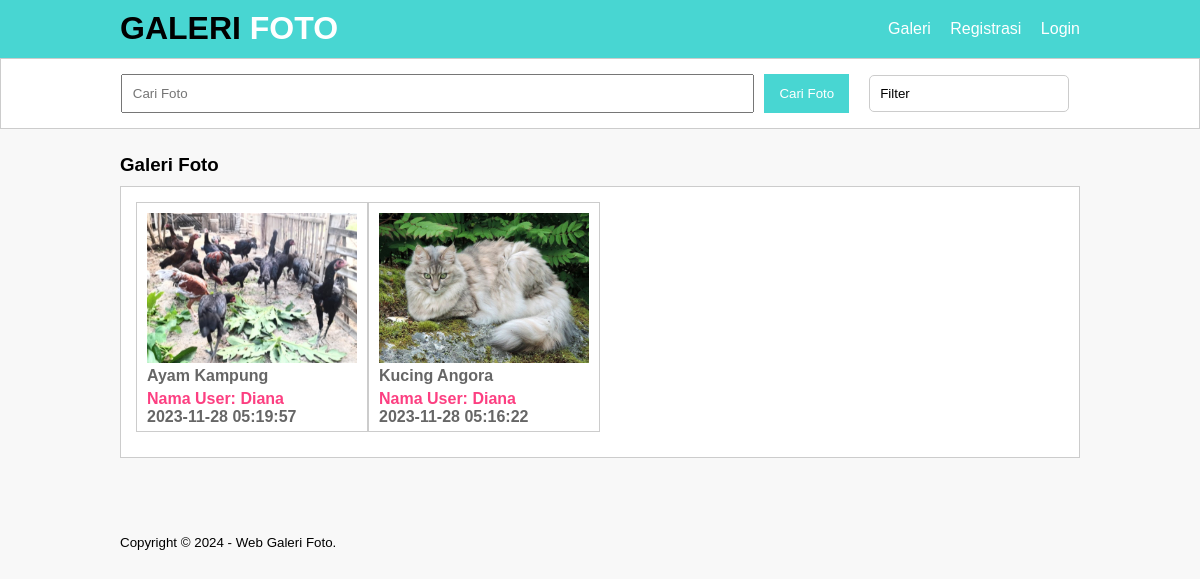
Screenshot of /galeri.php?filter=Hewan+Peliharaan with the database file from the repository.
### tables this page shows
CREATE TABLE `tb_image` (
  `image_id` int(11) NOT NULL,
  `category_id` int(11) NOT NULL,
  `category_name` varchar(100) NOT NULL,
  `admin_id` int(11) NOT NULL,
  `admin_name` varchar(100) NOT NULL,
  `image_name` varchar(100) NOT NULL,
  `image_description` text NOT NULL,
  `image` varchar(100) NOT NULL,
  `image_status` tinyint(1) NOT NULL,
  `date_created` timestamp NOT NULL DEFAULT current_timestamp() ON UPDATE current_timestamp()
);

### galeri.php (the view, shortened to what this page needs)
<?php
include 'db.php';
$where = "WHERE image_status = 1";
if (!empty($_GET['filter'])) {
    $filter = mysqli_real_escape_string($conn, $_GET['filter']);
    $where .= " AND category_name = '$filter'";
}
$foto = mysqli_query($conn, "SELECT * FROM tb_image $where ORDER BY image_id DESC");
?>
<!DOCTYPE html>
<html xmlns="http://www.w3.org/1999/xhtml">
<head>
    <link rel="stylesheet" type="text/css" href="css/style.css">
</head>
<body>
    <header>
        <div class="container">
        <h1><a href="index.php"><span style="color:black;">GALERI </span>FOTO</a></h1>
            <ul>
                <li><a href="galeri.php">Galeri</a></li>
                <li><a href="registrasi.php">Registrasi</a></li>
                <li><a href="login.php">Login</a></li>
            </ul>
        </div>
    </header>
    <div class="search">
    <div class="container">
        <div class="search-wrapper">
            <form action="galeri.php" method="GET" class="search-form">
                <input type="text" name="search" placeholder="Cari Foto" value="<?php echo htmlspecialchars($_GET['search'] ?? ''); ?>" />
                <input type="submit" value="Cari Foto" />
            </form>
            <div class="dropdown">
                <button id="dropdownBtnFilter">Filter<i class="fa-solid fa-chevron-down"></i></button>
            </div>
        </div>
    </div>
</div>
    <div class="section">
        <div class="container">
            <h3>Galeri Foto</h3>
            <div class="box">
                <?php
                if (mysqli_num_rows($foto) > 0) {
                    while ($p = mysqli_fetch_array($foto)) {
                ?>
                <a href="detail-image.php?id=<?php echo $p['image_id']; ?>">
                    <div class="col-4">
                        <img src="foto/<?php echo $p['image']; ?>" height="150px" />
                        <p class="nama"><?php echo substr($p['image_name'], 0, 30); ?></p>
                        <p class="admin">Nama User: <?php echo $p['admin_name']; ?></p>
                        <p class="nama"><?php echo $p['date_created']; ?></p>
                    </div>
                </a>
                <?php
                    }
                } else {
                ?>
                <p>Foto tidak ada</p>
                <?php } ?>
            </div>
        </div>
    </div>
    <footer>
        <div class="container">
            <small>Copyright &copy; 2024 - Web Galeri Foto.</small>
        </div>
    </footer>
</body>
</html>

### css/style.css (style rules this page uses)
* { padding:0; margin:0; font-family:'Quicksand', sans-serif; }
body { background-color:#f8f8f8; }
a { color: inherit; text-decoration:none; }
header { background-color: #48d6d2; color: #fff; }
header h1 { float:left; padding:10px 0; }
header ul { float:right; }
header ul li { display:inline-block; }
header ul li a { padding:20px 0 20px 15px; display: inline-block; }
footer { padding:25px 0; }
.container { width: 80%; margin: 0 auto; }
.container:after { content:''; display: block; clear:both; }
.section { padding:25px 0; }
.box { background-color: #fff; border:1px solid #ccc; padding:15px; box-sizing: border-box; margin:10px 0 25px 0; }
.box:after { content: ''; display: block; clear: both; }
.search { padding:15px 0; background-color: #fff; border:1px solid #ccc; text-align: center; }
.search input[type=text] { width: 60%; padding:10px; }
.search input[type=submit] { padding:12px 15px; background-color: #48d6d2; color: #fff; border:none; cursor:pointer; }
.col-4 { width:25%; height: 230px; border:1px solid #ccc; float: left; padding:10px; box-sizing: border-box; margin-bottom: 10px; }
.col-4 img { width: 100%; }
.col-4 .nama { font-weight: bold; color: #666; margin-bottom: 5px; }
.col-4 .admin { font-weight: bold; color: #FC3F81; }
.dropdown { width: 200px; position: relative; z-index: 5; margin: 0 10px; }
.search-wrapper { display: flex; align-items: center; justify-content: space-between; gap: 10px; }
.search-form { flex-grow: 1; display: flex; gap: 10px; }
.search-form input[type="text"] { width: 100%; padding: 10px; }
.search-form input[type="submit"] { padding: 10px 15px; background-color: #48d6d2; color: #fff; border: none; cursor: pointer; }
.dropdown { position: relative; z-index: 10; }
#dropdownBtnFilter { width: 100%; text-align: left; padding: 10px; border: 1px solid #ccc; cursor: pointer; border-radius: 5px; background-color: white; color: black; }

### rows the page displays
tb_image: image (picture), image_name "Ayam Kampung", admin_name "Diana", date_created "2023-11-28 05:19:57"
tb_image: image (picture), image_name "Kucing Angora", admin_name "Diana", date_created "2023-11-28 05:16:22"
